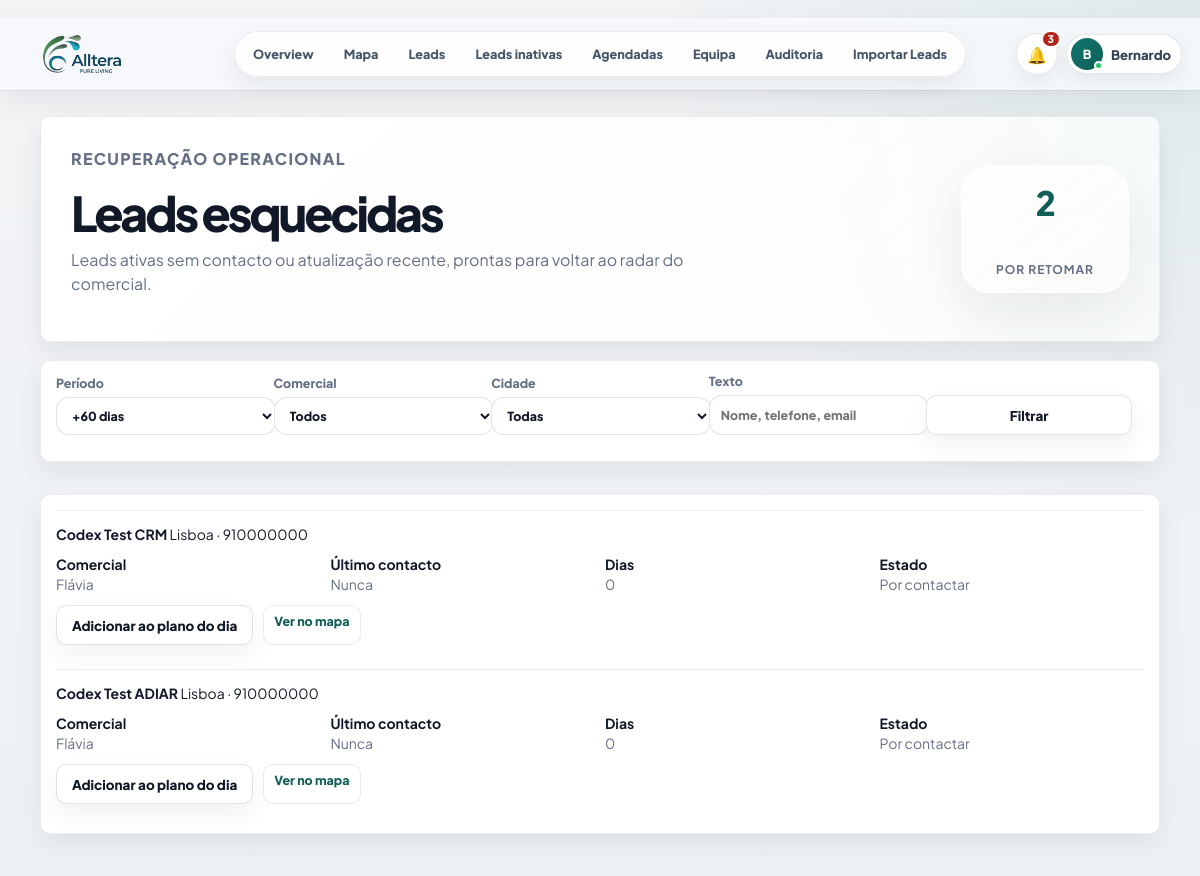
The page /esquecidas (signed in) on the database its author committed.
### PlataformaApoioDecisaoComercial/models.py (models this page shows, shortened)
class User(UserMixin, db.Model):
    __tablename__ = "users"
    id = db.Column(db.Integer, primary_key=True)
    nome = db.Column(db.String(120), nullable=False)
    email = db.Column(db.String(160), nullable=False, unique=True, index=True)
    password_hash = db.Column(db.String(255), nullable=False)
    role = db.Column(db.String(40), nullable=False, default="comercial")
    ativo = db.Column(db.Boolean, nullable=False, default=True)
    approval_status = db.Column(db.String(20), nullable=False, default="approved")
    approved_at = db.Column(db.DateTime, nullable=True)
    approved_by_id = db.Column(db.Integer, nullable=True)
    created_at = db.Column(db.DateTime, default=datetime.utcnow)
    @property
    def is_active(self):
        return bool(self.ativo)
    historico = db.relationship("HistoricoLead", back_populates="user", lazy="dynamic")
    assigned_leads = db.relationship("Lead", back_populates="assigned_to", lazy="dynamic")

class Lead(db.Model):
    id = db.Column(db.Integer, primary_key=True)
    nome_cliente = db.Column(db.String(180), nullable=True)
    area_negocio = db.Column(db.String(120), nullable=True)
    cidade = db.Column(db.String(80), nullable=True)
    empresa = db.Column(db.String(180), nullable=True)
    nome_empresa = db.Column(db.String(180), nullable=False)
    tipo_cliente = db.Column(db.String(80), nullable=False)
    morada = db.Column(db.String(220), nullable=True)
    codigo_postal = db.Column(db.String(20), nullable=True)
    localidade = db.Column(db.String(80), nullable=False)
    contacto = db.Column(db.String(120), nullable=True)
    telefone = db.Column(db.String(40), nullable=True)
    email = db.Column(db.String(160), nullable=True)
    categoria = db.Column(db.String(120), nullable=True)
    nif = db.Column(db.String(30), nullable=True)
    observacoes = db.Column(db.Text, nullable=True)
    observacoes_contacto = db.Column(db.Text, nullable=True)
    reuniao_info = db.Column(db.Text, nullable=True)
    classificacao_observacao = db.Column(db.String(80), nullable=True)
    motivo_classificacao = db.Column(db.Text, nullable=True)
    latitude = db.Column(db.Float, nullable=True)
    longitude = db.Column(db.Float, nullable=True)
    estado = db.Column(db.String(40), nullable=False, default="Por contactar")
    estado_lead = db.Column(db.String(40), nullable=True, default="Por contactar")
    prioridade = db.Column(db.String(20), nullable=True, default="Baixa")
    comercial_responsavel = db.Column(db.String(80), nullable=False, default="Flávia")
    data_novo_contacto = db.Column(db.Date, nullable=True)
    data_reuniao = db.Column(db.Date, nullable=True)
    hora_reuniao = db.Column(db.String(10), nullable=True)
    tags = db.Column(db.String(300), nullable=True)
    insight_tags = db.Column(db.String(400), nullable=True)
    insight_note = db.Column(db.Text, nullable=True)
    assigned_to_id = db.Column(db.Integer, db.ForeignKey("users.id"), nullable=True, index=True)
    created_at = db.Column(db.DateTime, default=datetime.utcnow)
    updated_at = db.Column(db.DateTime, default=datetime.utcnow, onupdate=datetime.utcnow)
    assigned_to = db.relationship("User", back_populates="assigned_leads")
    historico = db.relationship(
        "HistoricoLead",
        backref="lead",
        cascade="all, delete-orphan",
        order_by="desc(HistoricoLead.created_at)",
    )

### PlataformaApoioDecisaoComercial/app.py (the view)
    @app.route("/esquecidas")
    @login_required
    def esquecidas():
        days = int(request.args.get("dias", 60) or 60)
        commercial = request.args.get("comercial", "")
        city = request.args.get("cidade", "")
        query = normalize_lookup(request.args.get("q", ""))
        rows = forgotten_leads(days)
        if commercial:
            rows = [(lead, latest, age) for lead, latest, age in rows if normalize_commercial_key(lead.comercial_responsavel) == commercial]
        if city:
            rows = [(lead, latest, age) for lead, latest, age in rows if (lead.cidade or lead.localidade) == city]
        if query:
            rows = [
                (lead, latest, age)
                for lead, latest, age in rows
                if query in normalize_lookup(" ".join([lead.nome_cliente or "", lead.nome_empresa or "", lead.telefone or "", lead.email or ""]))
            ]
        return render_template(
            "esquecidas.html",
            options=get_options(),
            forgotten=rows,
            filters={"dias": days, "comercial": commercial, "cidade": city, "q": request.args.get("q", "")},
        )

### PlataformaApoioDecisaoComercial/app.py (called while the page is built)
def normalize_lookup(value):
    text = str(value or "").strip().lower()
    text = unicodedata.normalize("NFKD", text)
    return "".join(char for char in text if not unicodedata.combining(char))

def clean_text(value):
    return re.sub(r"\s+", " ", str(value or "").strip())

def parse_time_value(value):
    value = clean_text(value)
    if not value:
        return None
    match = re.fullmatch(r"([01]?\d|2[0-3]):([0-5]\d)(?::[0-5]\d)?", value)
    if not match:
        return None
    return f"{int(match.group(1)):02d}:{match.group(2)}"

def scheduled_time_label(lead):
    return parse_time_value(getattr(lead, "hora_reuniao", None)) or ""

def is_active_lead(lead, today=None):
    today = today or date.today()
    state = normalize_legacy_state(lead.estado)
    raw_state = normalize_lookup(lead.estado).replace(" ", "")
    if raw_state in MAP_INACTIVE_STATE_KEYS:
        return False
    if state == "Já tratado / no CRM" or state == "Sem interesse":
        return False
    if is_scheduled_lead(lead) and lead.data_novo_contacto > today:
        return False
    if lead.estado in ACTIVE_STATES:
        return True
    if lead.estado == "Adiar contacto" and lead.data_novo_contacto and lead.data_novo_contacto <= today:
        return True
    return False

def is_scheduled_lead(lead):
    if not lead or not lead.data_novo_contacto:
        return False
    state = normalize_legacy_state(lead.estado)
    text = normalize_lookup(" ".join([
        lead.estado or "",
        lead.classificacao_observacao or "",
        lead.observacoes or "",
        lead.observacoes_contacto or "",
        lead.motivo_classificacao or "",
    ]))
    if state in SCHEDULED_STATES:
        return True
    return any(token in text for token in [
        "voltar a ligar",
        "contactar mais tarde",
        "reagendada",
        "reagendar",
        "sem interesse para ja",
        "aguardar resposta",
        "ligar depois",
        "voltar a contactar",
    ])

def scheduled_badge_count():
    today = date.today()
    return (
        Lead.query.filter(
            Lead.data_novo_contacto.isnot(None),
            Lead.data_novo_contacto <= today,
            Lead.estado.in_(list(SCHEDULED_STATES)),
        ).count()
    )

def safe_perf_log(message):
    try:
        logger.info("%s", clean_text(message))
    except (OSError, ValueError):
        pass

### PlataformaApoioDecisaoComercial/templates/esquecidas.html (shortened to what this page needs)
{% extends "base.html" %}
{% block content %}
<main class="page-shell history-page">
    <section class="panel import-hero history-hero">
        <div>
            <p class="eyebrow">Recuperação operacional</p>
            <h1>Leads esquecidas</h1>
            <p>Leads ativas sem contacto ou atualização recente, prontas para voltar ao radar do comercial.</p>
        </div>
        <div class="history-hero__meta">
            <span>{{ forgotten|length }}</span>
            <strong>por retomar</strong>
        </div>
    </section>
    <section class="panel history-toolbar">
        <form class="inactive-filters" method="get">
            <label class="history-filter-label">Período
                <select name="dias" onchange="this.form.submit()">
                    {% for value in [30, 60, 90] %}
                    <option value="{{ value }}" {% if filters.dias == value %}selected{% endif %}>+{{ value }} dias</option>
                    {% endfor %}
                </select>
            </label>
            <label class="history-filter-label">Comercial
                <select name="comercial" onchange="this.form.submit()">
                    <option value="">Todos</option>
                </select>
            </label>
            <label class="history-filter-label">Cidade
                <select name="cidade" onchange="this.form.submit()">
                    <option value="">Todas</option>
                </select>
            </label>
            <label class="history-filter-label">Texto
                <input name="q" value="{{ filters.q }}" placeholder="Nome, telefone, email">
            </label>
            <button class="button secondary" type="submit">Filtrar</button>
        </form>
    </section>
    <section class="panel forgotten-grid">
        {% for lead, latest, age in forgotten %}
        <article class="forgotten-card">
            <div>
                <strong>{{ lead.nome_cliente or lead.nome_empresa }}</strong>
                <span>{{ lead.cidade or lead.localidade or "-" }} · {{ lead.telefone or "-" }}</span>
            </div>
            <div class="forgotten-card__meta">
                <span><b>Comercial</b>{{ lead.comercial_responsavel or "Sem comercial" }}</span>
                <span><b>Último contacto</b>{{ latest.strftime("%d/%m/%Y") if latest else "Nunca" }}</span>
                <span><b>Dias</b>{{ age }}</span>
                <span><b>Estado</b>{{ lead.estado }}</span>
            </div>
            <div class="forgotten-card__actions">
                <a class="button secondary" href="{{ url_for('planeamento', lead_base=lead.id, comercial=lead.comercial_responsavel or 'Bruno') }}">Adicionar ao plano do dia</a>
                <a class="link-button" href="{{ url_for('mapa_leads', lead_id=lead.id) }}">Ver no mapa</a>
            </div>
        </article>
        {% else %}
        <p class="empty-state">Não existem leads esquecidas para os filtros atuais.</p>
        {% endfor %}
    </section>
</main>
{% endblock %}

### PlataformaApoioDecisaoComercial/templates/base.html (shortened to what this page needs)
﻿<!doctype html>
<html lang="pt">
<head>
    <link rel="stylesheet" href="https://unpkg.com/leaflet@1.9.4/dist/leaflet.css">
    <link rel="stylesheet" href="{{ url_for('static', filename='css/styles.css') }}">
</head>
<body>
    <div class="app-shell">
        <header class="topbar topbar--minimal" id="appTopbar" aria-label="Barra superior">
            <a class="topnav-brand" href="{{ url_for('admin_overview') if current_user.is_authenticated and current_user.role == 'admin' else (url_for('mapa_leads') if current_user.is_authenticated else url_for('login')) }}" aria-label="Alltera">
                <span class="topnav-brand__logo" aria-hidden="true">
                    <img src="{{ url_for('static', filename='alltera-logo.png') }}" alt="">
                </span>
            </a>
            {% if current_user.is_authenticated %}
            <nav class="topnav-pill" aria-label="Navegação principal">
                {% if current_user.role == "admin" %}
                <a href="{{ url_for('admin_overview') }}" {% if request.endpoint == 'admin_overview' %}aria-current="page"{% endif %}>Overview</a>
                <a href="{{ url_for('mapa_leads') }}" {% if request.endpoint == 'mapa_leads' %}aria-current="page"{% endif %}>Mapa</a>
                <a href="{{ url_for('todas_leads') }}" {% if request.endpoint == 'todas_leads' %}aria-current="page"{% endif %}>Leads</a>
                <a href="{{ url_for('leads_inativas') }}" {% if request.endpoint == 'leads_inativas' %}aria-current="page"{% endif %}>Leads inativas</a>
                <a href="{{ url_for('agendadas') }}" {% if request.endpoint == 'agendadas' %}aria-current="page"{% endif %}>Agendadas</a>
                <a href="{{ url_for('admin_users') }}" {% if request.endpoint == 'admin_users' %}aria-current="page"{% endif %}>Equipa</a>
                <a href="{{ url_for('historico') }}" {% if request.endpoint == 'historico' %}aria-current="page"{% endif %}>Auditoria</a>
                <a href="{{ url_for('importar_leads') }}" {% if request.endpoint == 'importar_leads' %}aria-current="page"{% endif %}>Importar Leads</a>
                {% endif %}
            </nav>
            {% endif %}
            <div class="topbar__actions">
                {% if current_user.is_authenticated %}
                {% set display_name = current_user.nome or current_user.email %}
                {% set first_name = display_name.split()[0] %}
                <div class="notifications-menu" id="notificationsMenu">
                    <button class="notifications-trigger" id="notificationsButton" type="button" aria-haspopup="menu" aria-expanded="false" aria-controls="notificationsDropdown" title="Notificações operacionais">
                        <span aria-hidden="true">🔔</span>
                        {% if operational_notifications.count > 0 %}
                        <strong>{{ operational_notifications.count }}</strong>
                        {% endif %}
                    </button>
                </div>
                <div class="profile-menu" id="profileMenu">
                    <button class="profile-trigger" id="profileMenuButton" type="button" aria-haspopup="menu" aria-expanded="false" aria-controls="profileDropdown">
                        <span class="profile-avatar" aria-hidden="true">{{ display_name[:1]|upper }}<i></i></span>
                        <span class="profile-trigger__name">{{ first_name }}</span>
                    </button>
                </div>
                {% endif %}
            </div>
        </header>
        <div class="app-shell__content">
            {% block content %}{% endblock %}
        </div>
    </div>
    {% if current_user.is_authenticated %}
    <aside class="command-palette" id="commandPalette" aria-hidden="true">
    </aside>
    <aside class="global-lead-drawer" id="globalLeadDrawer" aria-hidden="true">
    </aside>
    {% endif %}
</body>
</html>

### rows shown on the page
User: nome "B", nome "Bernardo"
Lead: nome_cliente "Codex Test CRM", cidade "Lisboa", telefone "910000000", comercial_responsavel "Flávia", latest "Nunca", age "0", estado "Por contactar"
Lead: nome_cliente "Codex Test ADIAR", cidade "Lisboa", telefone "910000000", comercial_responsavel "Flávia", latest "Nunca", age "0", estado "Por contactar"

### other values the page prints
{{ operational_notifications.count }} "3"
{{ forgotten|length }} "2"
